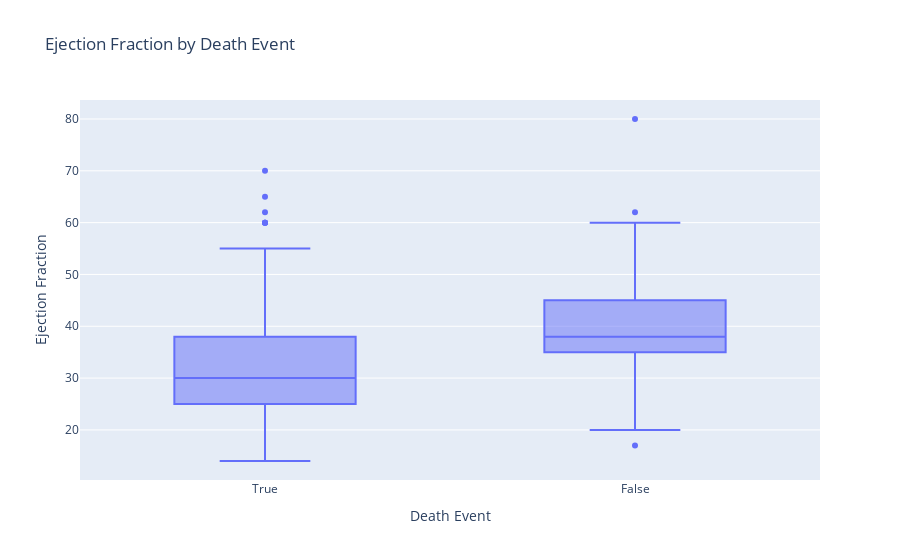

Notebook code cell kept with this figure:
### Code cell
# Create the box plot
fig = px.box(df, x='death_event_label', y='ejection_fraction', 
             title='Ejection Fraction by Death Event',
             labels={'death_event_label': 'Death Event', 'ejection_fraction': 'Ejection Fraction'})
# Export the figure as an image
fig.write_image("Visualizations/ejectionfraction_boxplot.png", engine="kaleido")
fig.show()

### Figure 1 — Plotly figure (JSON) as saved in the notebook; plotly's stock layout.template omitted (floating-point values rounded to 4 significant figures; data arrays with more than 128 entries replaced by an {"elided": "..."} marker saying what was removed)
{"data": [{"alignmentgroup": "True", "hovertemplate": "Death Event=%{x}<br>Ejection Fraction=%{y}<extra></extra>", "legendgroup": "", "marker": {"color": "#636efa"}, "name": "", "notched": false, "offsetgroup": "", "orientation": "v", "showlegend": false, "type": "box", "x": {"elided": "299 str values"}, "x0": " ", "xaxis": "x", "y": {"elided": "299 int values"}, "y0": " ", "yaxis": "y"}], "layout": {"boxmode": "group", "legend": {"tracegroupgap": 0}, "title": {"text": "Ejection Fraction by Death Event"}, "xaxis": {"anchor": "y", "domain": [0, 1], "title": {"text": "Death Event"}}, "yaxis": {"anchor": "x", "domain": [0, 1], "title": {"text": "Ejection Fraction"}}}}
